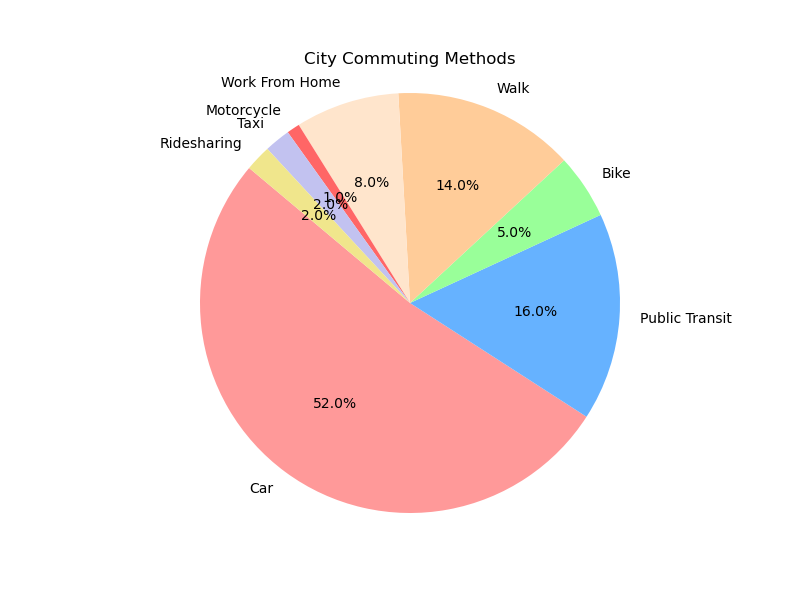

This figure's Python source:

import matplotlib.pyplot as plt

# Data to plot
labels = ['Car', 'Public Transit', 'Bike', 'Walk', 'Work From Home', 
          'Motorcycle', 'Taxi', 'Ridesharing']
sizes = [52, 16, 5, 14, 8, 1, 2, 2]
colors = [
    '#FF9999', '#66B2FF', '#99FF99', '#FFCC99', 
    '#FFE5CC', '#FF6666', '#C2C2F0','#F0E68C']

# Create pie chart
plt.figure(figsize=(8, 6))
plt.pie(sizes, labels=labels, colors=colors, autopct='%1.1f%%',
        startangle=140)

# Title
plt.title('City Commuting Methods')

# Display the chart
plt.axis('equal')  # Equal aspect ratio ensures that pie is drawn as a circle.
plt.show()
